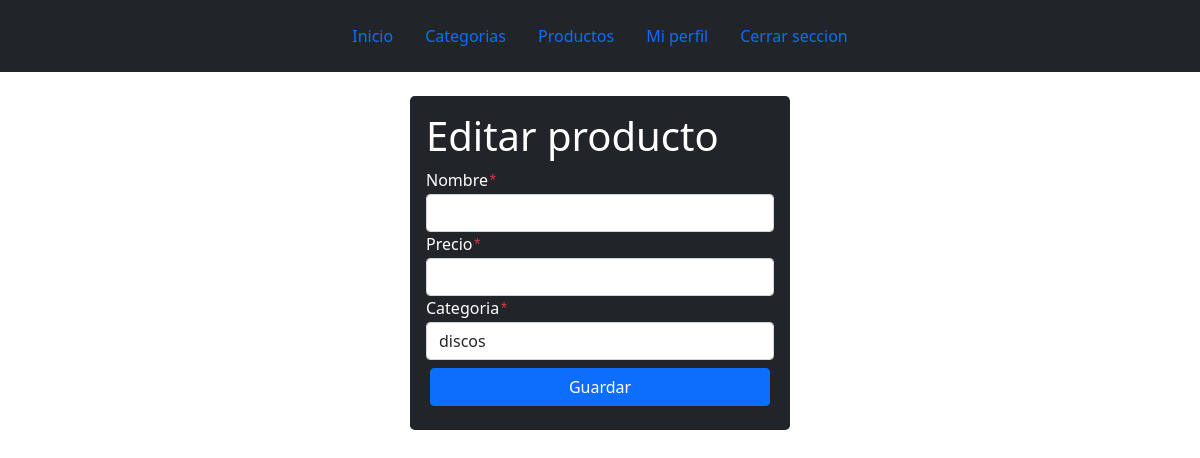
Before: /productos/editar/11 (signed in) with the older database file.
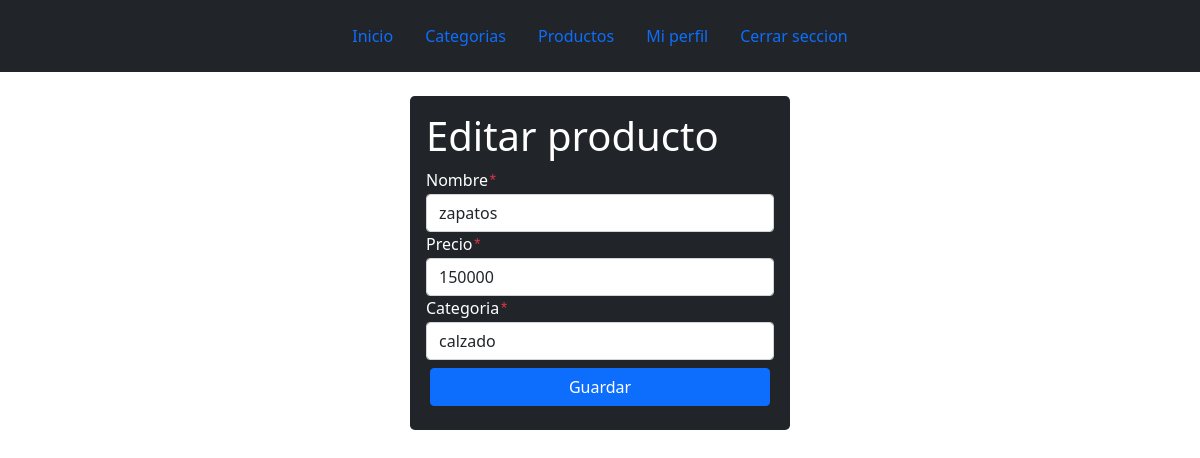
After: the same page with the newer database file.
### tables this page shows
CREATE TABLE "productos" (
	"id"	INTEGER NOT NULL,
	"nombre"	text NOT NULL,
	"categoria"	text NOT NULL,
	"id_usuario"	INTEGER NOT NULL,
	"precio"	TEXT NOT NULL,
	FOREIGN KEY("id_usuario") REFERENCES "usuarios"("id"),
	FOREIGN KEY("categoria") REFERENCES "categorias"("nombre"),
	PRIMARY KEY("id" AUTOINCREMENT)
);

### app.py (the view, shortened to what this page needs)
@app.route('/productos/editar/<id>', methods=('GET','POST'))
def editar_producto(id):
    if not 'usuario' in session:
        return redirect(url_for('index'))
    if request.method=='GET':
        categorias=db.execute('select nombre from categorias where id_usuario = ?',(session['usuario'][0],)).fetchall()
        act=db.execute('select * from productos where id=?',(id,)).fetchone()
        return render_template('enseccion/admin/editarpro.html',pro=act,cat=categorias)

### templates/enseccion/admin/editarpro.html (shortened to what this page needs)
{% extends 'layouts/baseU.html' %}
{% block content %}
<div class="row justify-content-md-center">
    <form action="{{url_for('editar_producto',id=pro[0])}}"  class="col-4  bg-dark p-3 my-4 rounded-3" method="POST">
        <h1 class="text-white">Editar producto</h1>
        <div class="form-group">
            <label for="nombre" class="text-white">Nombre<samp class="text-danger">*</samp></label>
            <input type="text" class="form-control" id="nombre" name="nombre" value="{{pro[1]}}">
        </div>
        <div class="form-group">
            <label for="precio" class="text-white">Precio<samp class="text-danger">*</samp></label>
            <input type="text" class="form-control" id="precio" name="precio" value="{{pro[4]}}">
        </div>
        <div class="form-group">
            <label for="categoria" class="text-white">Categoria<samp class="text-danger">*</samp></label>
            <select name="categoria" class="form-control" id="categoria">
                {% for categorias in cat %}
                {% if categorias[0]==pro[2] %}
                <option selected>{{categorias[0]}}</option>
                {% else %}
                <option>{{categorias[0]}}</option>
                {% endif %}
                {% endfor %}
            </select>
        </div>
        <div class="d-grid">
            <button type="submit" class="btn btn-primary my-2 mx-1">Guardar</button>
        </div>
    </form>
</div>
{% endblock %}

Changed rows visible on the page:
added productos: nombre "zapatos", precio "150000"
Other visible differences:
form field categoria: "discos" → "calzado"
